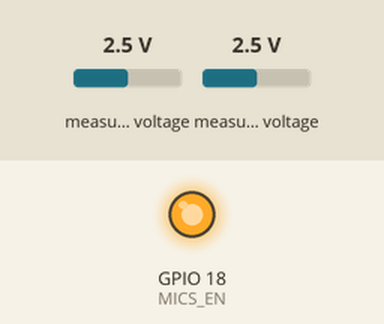
Simulated run of this program. Board: ESP32. Parts: output pins drawn as LEDs (lit = HIGH). The inputs (shaded band) are chosen by the test bench; at power-on: measured voltage 2.5 V. What the program prints to the serial monitor is not drawn.

Above: at 0.1 s.
At 20.1 s:
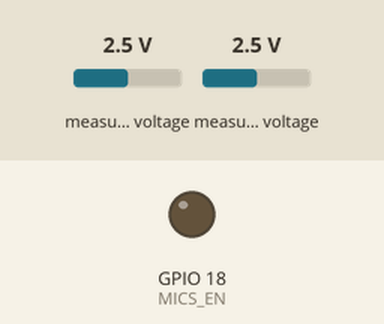
Timing chart, 0 to 21.6 s (numbered marks = the images above):
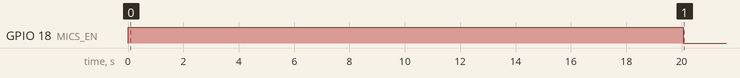

The program:

main.cpp
```cpp
#include <Arduino.h>
#include <WiFi.h>
#include <esp_now.h>
#include "var.hpp"
#include "coms.hpp"

DriverData driverData;

const unsigned long WARMUP_MS               = 15UL * 1000UL;
const float         WEAR_THRESHOLD          = 2.50f;
const float         HYSTERESIS              = 0.20f;
const unsigned long HELMET_OFF_DEEPSLEEP_MS = 5UL * 60UL * 1000UL;
const unsigned long HEARTBEAT_MS            = 5UL * 1000UL;

bool          isHelmetWorn   = false;
unsigned long helmetOffSince = 0;
unsigned long lastSendMs     = 0;

static void sendDriverData() {
    esp_err_t res = esp_now_send(receiverMacAddress, (uint8_t *)&driverData, sizeof(driverData));
    lastSendMs = millis();
    if (res != ESP_OK)
        Serial.printf("esp_now_send error: %d\n", res);
}

// ─── Alcohol test ─────────────────────────────────────────────────────────
// Blocking: 15s warmup + 5s sampling. Called from setup() on boot,
// and from loop() whenever testRequested is set by the motor.
float runAlcoholTest() {
    Serial.println("=========================================");
    Serial.println("MICS-5524 heater ON — warming up...");
    digitalWrite(MICS_EN, HIGH);

    // 15s warmup — log every 5s so Serial stays alive
    unsigned long start = millis();
    while (millis() - start < WARMUP_MS) {
        Serial.printf("  Warm-up: %lus remaining...\n",
                      (WARMUP_MS - (millis() - start)) / 1000);
        delay(5000);
    }

    Serial.println("Starting 5-second sobriety test — blow now!");
    unsigned long testStart = millis();
    float bacSum = 0.0f;
    int   sampleCount = 0;

    while (millis() - testStart < 5000) {
        float rs    = readRs();
        float ratio = rs / R0;
        bacSum += estimateBAC(ratio);
        sampleCount++;
        delay(100);
    }

    float avgBac = (sampleCount > 0) ? (bacSum / sampleCount) : 0.0f;
    driverData.isSober = (avgBac < BAC_THRESHOLD);

    Serial.printf("Test complete. Avg BAC: %.4f g/dL -> %s\n",
                  avgBac, driverData.isSober ? "SOBER" : "NOT SOBER");

    // Send updated sobriety state to motor immediately
    sendDriverData();

    // Also send raw BAC so motor can forward it to the app
    sendBacToMotor(avgBac);

    // Heater off to save battery
    digitalWrite(MICS_EN, LOW);
    Serial.println("MICS-5524 heater OFF.");
    Serial.println("=========================================");

    return avgBac;
}

void setup() {
    Serial.begin(115200);

    WiFi.mode(WIFI_STA);
    if (esp_now_init() != ESP_OK) {
        Serial.println("Error initializing ESP-NOW");
        return;
    }

    // ── Register motor as peer (send target) ──────────────────────────────
    esp_now_peer_info_t peerInfo = {};
    memcpy(peerInfo.peer_addr, receiverMacAddress, 6);
    peerInfo.channel = 0;
    peerInfo.encrypt = false;
    if (esp_now_add_peer(&peerInfo) != ESP_OK) {
        Serial.println("Failed to add peer");
        return;
    }

    esp_now_register_send_cb(OnDataSent);
    esp_now_register_recv_cb(OnDataRecv);  // ← receive START_TEST from motor

    driverData.helmetType = HelmetTypes::Driver;
    driverData.helmetOn   = false;
    driverData.isSober    = false;

    pinMode(MICS_EN, OUTPUT);
    digitalWrite(MICS_EN, LOW);  // heater off until test starts

    Wire.begin(21, 22);
    if (!ads.begin()) {
        Serial.println("Failed to initialize ADS1115!");
        while (1);
    }
    ads.setGain(GAIN_ONE);

    // Initial helmet state
    int16_t fsrRaw = ads.readADC_SingleEnded(1);
    float   volts  = ads.computeVolts(fsrRaw);
    isHelmetWorn        = (volts > WEAR_THRESHOLD);
    driverData.helmetOn = isHelmetWorn;
    helmetOffSince      = isHelmetWorn ? 0 : millis();

    // Run boot-time alcohol test
    runAlcoholTest();

    Serial.println("Initial state sent to motor.");
}

void loop() {
    // ── On-demand test triggered by motor (app pressed Begin Test) ────────
    if (testRequested) {
        testRequested = false;
        runAlcoholTest();
    }

    // ── FSR helmet detection with hysteresis ─────────────────────────────
    int16_t fsrRaw = ads.readADC_SingleEnded(1);
    float   volts  = ads.computeVolts(fsrRaw);

    bool nowWorn;
    if (isHelmetWorn) {
        nowWorn = volts > (WEAR_THRESHOLD - HYSTERESIS);
    } else {
        nowWorn = volts > (WEAR_THRESHOLD + HYSTERESIS);
    }

    if (nowWorn != isHelmetWorn) {
        isHelmetWorn        = nowWorn;
        driverData.helmetOn = nowWorn;
        if (nowWorn) {
            Serial.println("STATUS: Helmet RE-WORN");
            helmetOffSince = 0;
        } else {
            Serial.println("STATUS: Helmet REMOVED");
            helmetOffSince = millis();
        }
        sendDriverData();
    }
    else if (millis() - lastSendMs >= HEARTBEAT_MS) {
        sendDriverData();
    }

    // ── 5-min off → deep sleep ────────────────────────────────────────────
    if (!isHelmetWorn && helmetOffSince != 0
        && (millis() - helmetOffSince) >= HELMET_OFF_DEEPSLEEP_MS) {
        Serial.println("Helmet off 5 min — entering deep sleep.");
        Serial.flush();
        esp_deep_sleep_start();
    }

    delay(50);
    Serial.flush();
    delay(1000);
}
```

coms.hpp
```cpp
#pragma once

#include <Arduino.h>
#include <esp_now.h>
#include "var.hpp"

// ── Must match motor's MotorData exactly ──────────────────────────────────
enum MotorCommand : uint8_t { CMD_START_TEST = 1 };
struct MotorData  { MotorCommand command; };
struct BacData    { float bac; };

volatile bool testRequested = false;

inline void OnDataSent(const uint8_t *mac_addr, esp_now_send_status_t status) {
    Serial.printf("[ESP-NOW] send to %02X:%02X:%02X:%02X:%02X:%02X -> %s\n",
        mac_addr[0], mac_addr[1], mac_addr[2], mac_addr[3], mac_addr[4], mac_addr[5],
        status == ESP_NOW_SEND_SUCCESS ? "OK" : "FAIL");
}

inline void OnDataRecv(const uint8_t *mac, const uint8_t *incomingData, int len) {
    if (len == sizeof(MotorData)) {
        MotorData incoming;
        memcpy(&incoming, incomingData, sizeof(incoming));
        if (incoming.command == CMD_START_TEST) {
            Serial.println("[ESP-NOW] START_TEST received from motor");
            testRequested = true;
        }
    }
}

inline void sendBacToMotor(float bac) {
    BacData data;
    data.bac = bac;
    esp_err_t result = esp_now_send(receiverMacAddress, (uint8_t *)&data, sizeof(data));
    Serial.printf("[ESP-NOW] BAC %.4f sent to motor — %s\n", bac,
                  result == ESP_OK ? "OK" : "FAILED");
}
```

var.hpp
```cpp
#pragma once

#include <esp_now.h>
#include <Arduino.h>
#include <Wire.h>
#include <Adafruit_ADS1X15.h>

// ====== Pin map ======
#define MICS_EN 18   // EN pin on the MICS-5524 breakout (was MQ3_SWITCH)

// ====== Motor ESP MAC ======
const uint8_t receiverMacAddress[] = {0x14, 0x33, 0x5C, 0x04, 0x20, 0x70};

// ====== Wire packet — MUST match the motor's DriverData byte-for-byte ======
enum HelmetTypes
{
    Driver,
    Passenger
};

struct DriverData
{
    HelmetTypes helmetType;
    bool helmetOn;
    bool isSober;
};

// ====== ADS1115 (MICS-5524 on A0, FSR on A1) ======
Adafruit_ADS1115 ads;

// BAC threshold for sobriety (g/dL). PH professional-driver limit is 0.0,
// general 0.05 — keep 0.05 here unless you want a stricter test.
const float BAC_THRESHOLD = 0.05f;

// --- MICS-5524 hardware constants ---
const float V_CC          = 5.0;
const float R_L           = 10.0;    // load resistor on breakout (kOhm)
const float R_DIV1        = 10.0;    // voltage divider top
const float R_DIV2        = 20.0;    // voltage divider bottom
const float R_L_EFF       = (R_L * (R_DIV1 + R_DIV2)) / (R_L + R_DIV1 + R_DIV2);
const float V_RECONSTRUCT = (R_DIV1 + R_DIV2) / R_DIV2;   // 2.0
const float R0            = 742.50;   // ⚠ MUST CALIBRATE in clean air
const int   OVERSAMPLE_COUNT = 16;

// --- BAC estimation (MICS-5524 ethanol curve, 2100:1 partition) ---
inline float estimateBAC(float ratio) {
    float ppm = 1.30f * pow(ratio, -1.695f);
    float mgL = ppm * 0.001883f;
    return mgL * 0.21f;
}

inline float readRs() {
    float v_sum = 0;
    for (int s = 0; s < OVERSAMPLE_COUNT; s++) {
        int16_t raw = ads.readADC_SingleEnded(0);
        v_sum += ads.computeVolts(raw);
        delay(2);
    }
    float v_out = (v_sum / OVERSAMPLE_COUNT) * V_RECONSTRUCT;
    Serial.print("RAW ADS voltage: "); Serial.print(v_out, 3); Serial.println(" V");
    if (v_out < 0.05) v_out = 0.05;
    if (v_out >= V_CC) v_out = V_CC - 0.01;
    return R_L_EFF * ((V_CC - v_out) / v_out);
}
```
